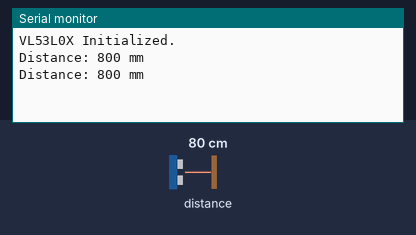
A sketch run on a simulated Arduino Uno, built with avr-gcc and run on an emulated ATmega328P. Parts: the last lines printed to the serial monitor. The inputs (shaded band) are chosen by the test bench; at power-on: distance to the obstacle 80 cm.

Above: at 1.8 s.
1.9 s: distance to the obstacle set to 250 cm
At 2.9 s:
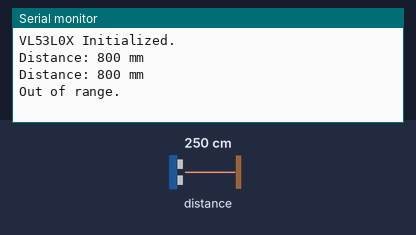
4.6 s: distance to the obstacle set to 2 cm
At 5.9 s:
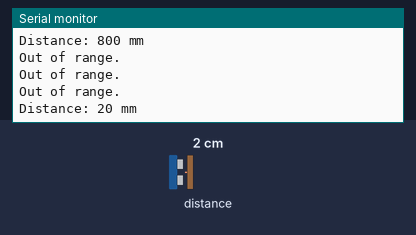

Measured:
- after the input at 1.9 s, the serial monitor: prints a new line after 0.20 s (image 1)
- after the input at 4.6 s, the serial monitor: prints a new line after 0.60 s (image 2)

The sketch:

TOF200c_sensor.ino
```cpp
/*
ESP module: ESP-WROOM-32
Getest met: Arduino IDE
Sensor: TOF-200C  VL53L0X ;
Doel: laser afstandmeting ;
Specs: I2C, 3V3 ;
Aansluiten (van sensor naar ESP)
VCC naar 3.3V
GND naar GND
SDA naar GPIO 21
SCL naar GPIO 22
*/

#include <Wire.h>
#include <Adafruit_VL53L0X.h>

Adafruit_VL53L0X lox = Adafruit_VL53L0X();

void setup() {
    Serial.begin(115200);
    Wire.begin();

    if (!lox.begin()) {
        Serial.println("Failed to initialize VL53L0X! Check connections.");
        while (1);
    }
    Serial.println("VL53L0X Initialized.");
}

void loop() {
    VL53L0X_RangingMeasurementData_t measure;
    lox.rangingTest(&measure, false);

    if (measure.RangeStatus != 4) { // Status 4 means no object detected
        Serial.print("Distance: ");
        Serial.print(measure.RangeMilliMeter);
        Serial.println(" mm");
    } else {
        Serial.println("Out of range.");
    }

    delay(1000); //delay between measurements
}
```
